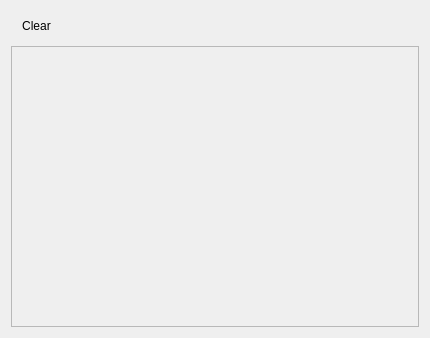
<?xml version="1.0" encoding="UTF-8"?>
<ui version="4.0">
 <class>InputForm</class>
 <widget class="QWidget" name="InputForm">
  <property name="geometry">
   <rect>
    <x>0</x>
    <y>0</y>
    <width>430</width>
    <height>338</height>
   </rect>
  </property>
  <property name="windowTitle">
   <string>Form</string>
  </property>
  <layout class="QVBoxLayout" name="verticalLayout_2">
   <item>
    <widget class="QToolBar" name="toolBar">
     <property name="windowTitle">
      <string>toolBar</string>
     </property>
     <property name="iconSize">
      <size>
       <width>24</width>
       <height>24</height>
      </size>
     </property>
     <addaction name="actionClear"/>
    </widget>
   </item>
   <item>
    <widget class="QScrollArea" name="scrollArea">
     <property name="widgetResizable">
      <bool>true</bool>
     </property>
     <widget class="QWidget" name="scrollAreaWidgetContents">
      <property name="geometry">
       <rect>
        <x>0</x>
        <y>0</y>
        <width>410</width>
        <height>273</height>
       </rect>
      </property>
      <layout class="QVBoxLayout" name="verticalLayout">
       <item>
        <widget class="QLabel" name="label">
         <property name="text">
          <string/>
         </property>
         <property name="alignment">
          <set>Qt::AlignLeading|Qt::AlignLeft|Qt::AlignTop</set>
         </property>
         <property name="textInteractionFlags">
          <set>Qt::LinksAccessibleByMouse|Qt::TextSelectableByKeyboard|Qt::TextSelectableByMouse</set>
         </property>
        </widget>
       </item>
      </layout>
     </widget>
    </widget>
   </item>
  </layout>
  <action name="actionClear">
   <property name="icon">
    <iconset resource="img/resource.qrc">
     <normaloff>:/clear.png</normaloff>:/clear.png</iconset>
   </property>
   <property name="text">
    <string>Clear</string>
   </property>
   <property name="toolTip">
    <string>Clear</string>
   </property>
  </action>
 </widget>
 <resources>
  <include location="img/resource.qrc"/>
 </resources>
 <connections>
  <connection>
   <sender>actionClear</sender>
   <signal>triggered()</signal>
   <receiver>InputForm</receiver>
   <slot>onClear()</slot>
   <hints>
    <hint type="sourcelabel">
     <x>-1</x>
     <y>-1</y>
    </hint>
    <hint type="destinationlabel">
     <x>214</x>
     <y>168</y>
    </hint>
   </hints>
  </connection>
 </connections>
 <slots>
  <slot>onClear()</slot>
 </slots>
</ui>
